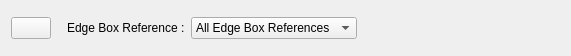
       <widget class="QWidget" name="widget" native="true">
        <property name="geometry">
         <rect>
          <x>10</x>
          <y>10</y>
          <width>571</width>
          <height>55</height>
         </rect>
        </property>
        <layout class="QHBoxLayout" name="horizontalLayout_2">
         <item>
          <widget class="QPushButton" name="pushButton_10">
           <property name="sizePolicy">
            <sizepolicy hsizetype="Fixed" vsizetype="Fixed">
             <horstretch>0</horstretch>
             <verstretch>0</verstretch>
            </sizepolicy>
           </property>
           <property name="text">
            <string/>
           </property>
           <property name="icon">
            <iconset>
             <normaloff>../icons/icons8-menu-24.png</normaloff>../icons/icons8-menu-24.png</iconset>
           </property>
           <property name="checkable">
            <bool>true</bool>
           </property>
          </widget>
         </item>
         <item>
          <spacer name="horizontalSpacer_2">
           <property name="orientation">
            <enum>Qt::Horizontal</enum>
           </property>
           <property name="sizeType">
            <enum>QSizePolicy::Fixed</enum>
           </property>
           <property name="sizeHint" stdset="0">
            <size>
             <width>10</width>
             <height>20</height>
            </size>
           </property>
          </spacer>
         </item>
         <item>
          <layout class="QHBoxLayout" name="horizontalLayout">
           <item>
            <widget class="QLabel" name="label_3">
             <property name="text">
              <string>Edge Box Reference :</string>
             </property>
            </widget>
           </item>
           <item>
            <widget class="QComboBox" name="edge_box_referencesComboBox">
             <item>
              <property name="text">
               <string>All Edge Box References</string>
              </property>
             </item>
            </widget>
           </item>
          </layout>
         </item>
         <item>
          <spacer name="horizontalSpacer">
           <property name="orientation">
            <enum>Qt::Horizontal</enum>
           </property>
           <property name="sizeType">
            <enum>QSizePolicy::Fixed</enum>
           </property>
           <property name="sizeHint" stdset="0">
            <size>
             <width>30</width>
             <height>20</height>
            </size>
           </property>
          </spacer>
         </item>
         <item>
          <layout class="QVBoxLayout" name="verticalLayout_6">
           <item>
            <widget class="QLabel" name="Line_Text">
             <property name="sizePolicy">
              <sizepolicy hsizetype="Fixed" vsizetype="Fixed">
               <horstretch>0</horstretch>
               <verstretch>0</verstretch>
              </sizepolicy>
             </property>
             <property name="text">
              <string/>
             </property>
            </widget>
           </item>
           <item>
            <widget class="QLabel" name="Line_Label_To_show">
             <property name="text">
              <string/>
             </property>
            </widget>
           </item>
          </layout>
         </item>
        </layout>
       </widget>
